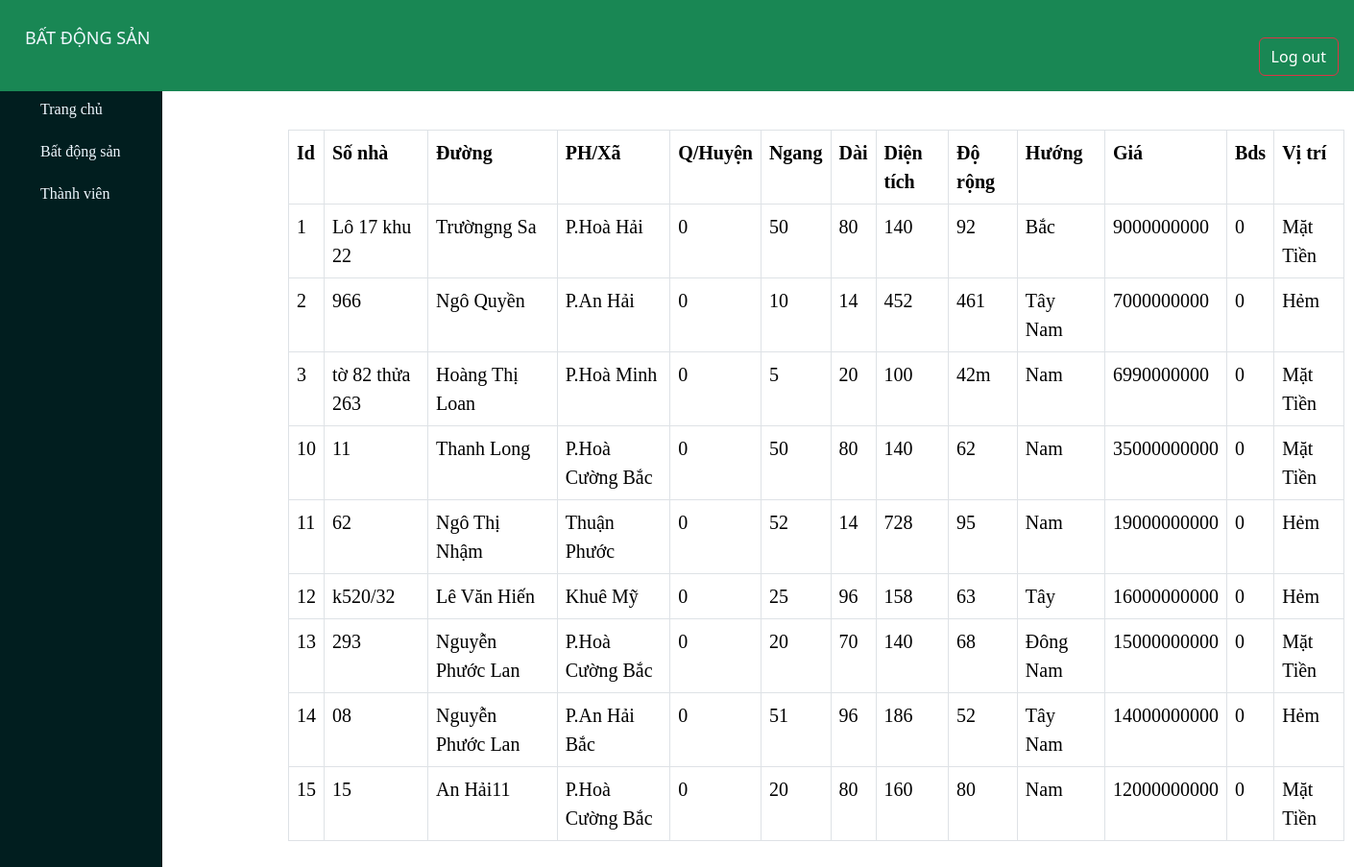
The page /employee_data.php on the database its author committed.
### tables this page shows
CREATE TABLE `tbl_danhmuc` (
  `id_danhmuc` int(11) NOT NULL,
  `sonha` varchar(100) NOT NULL,
  `duong` varchar(100) NOT NULL,
  `xa` varchar(100) NOT NULL,
  `huyen` varchar(100) NOT NULL,
  `ngang` varchar(100) NOT NULL,
  `dai` varchar(100) NOT NULL,
  `dientich` varchar(100) NOT NULL,
  `dorong` varchar(11) NOT NULL,
  `huong` varchar(100) NOT NULL,
  `gia` varchar(100) NOT NULL,
  `bds` varchar(50) NOT NULL,
  `vitri` varchar(100) NOT NULL,
  `ten` varchar(50) NOT NULL,
  `dang` varchar(50) NOT NULL,
  `hinhanh` varchar(100) NOT NULL,
  `ghichu` varchar(100) NOT NULL,
  `sdt` varchar(20) NOT NULL
);

### employee_data.php (the view, shortened to what this page needs)
<!DOCTYPE html>
<html lang="en">
<head>
    <link rel="stylesheet" type="text/css" href="css/styleadmincp.css">
    <link rel="stylesheet" type="text/css" href="css/min1.css">
    <link href="https://cdn.jsdelivr.net/npm/bootstrap@5.3.1/dist/css/bootstrap.min.css" rel="stylesheet">
</head>
<body>
<div class="wrapper1">
        <div class="text-bg-success p-3">
            <p class="header ">  BẤT ĐỘNG SẢN  </p>
            <div class="d-flex justify-content-end">
            <button class="btn btn-outline-danger d-flex align-items-center justify-content-center" style="margin-top: -40px;">
            <a href="javascript:void(0);" id="logout-link" style="color: white; text-decoration: none;">Log out</a>
            </button>
        </div>
        </div>
        <div id="main">
            <div class="vung2">
                    <div class="menu">
                        <ul class="list_menu">
                        <li><a href="/employee.php"> Trang chủ</a></li>
                        <li><a href="/employee_data.php">Bất động sản</a></li>
                        <li><a href="/employee_staff.php">Thành viên</a></li>
                        </ul>
                    </div>
            </div>
            <div class="trungtam">
            <?php
                $sql_lietke_danhmucsp = "SELECT * FROM tbl_danhmuc ORDER BY gia DESC";
                $mysqli = new mysqli("localhost","root","","web_mysqli");
                $query_lietke_danhmucsp = mysqli_query($mysqli,$sql_lietke_danhmucsp);
            ?>
<table class="table table-bordered" style=" width:1100px; margin-left:250px; margin-top:40px;">
                <tr class="xemnhanvien">
                    <th>Id</th>
                    <th>Số nhà</th>
                    <th>Đường</th>
                    <th>PH/Xã</th>
                    <th>Q/Huyện</th>
                    <th>Ngang</th>
                    <th>Dài</th>
                    <th>Diện tích</th>
                    <th>Độ rộng</th>
                    <th>Hướng</th>
                    <th>Giá</th>
                    <th>Bds</th>
                    <th>Vị trí</th>
                </tr>
                <?php
                    $i=0;
                    while($row = mysqli_fetch_array($query_lietke_danhmucsp)){
                        $i++;
                ?>
                <?php
                    if( $row['gia']<=40000000000):?>
                        <tr>
                        <td><?php echo $i ?></td>
                        <td><?php echo $row['sonha'] ?></td>
                        <td><?php echo $row['duong'] ?></td>
                        <td><?php echo $row['xa'] ?></td>
                        <td><?php echo $row['huyen'] ?></td>
                        <td><?php echo $row['ngang'] ?></td>
                        <td><?php echo $row['dai'] ?></td>
                        <td><?php echo $row['dientich'] ?></td>
                        <td><?php echo $row['dorong'] ?></td>
                        <td><?php echo $row['huong'] ?></td>
                        <td><?php echo $row['gia'] ?></td>
                        <td><?php echo $row['bds'] ?></td>
                        <td><?php echo $row['vitri'] ?></td>
                      </tr>
                    <?php endif; ?>
                </div>
                <?php
                }
                ?>
</body>
</html>

### css/min1.css (style rules this page uses)
.header { padding: 10px; color: aliceblue; font-size:18px; }
.wrapper1 { max-width: 1920px; margin: 0 auto; }
#main { height: 868px; width: 10%; margin-top:0px; margin-left:0px ; font-family:Calibri; text-indent: 30px }
.menu { height: 50px; width: 100%; }
.vung2 { height: 100%; width: 120%; background: #011e1f; color: aliceblue; margin-top: -7px; }
ul.list_menu { padding: 0; margin: 1px; width: 100%; border: 0px solid ; list-style: none; margin: 0 auto; line-height: 27px; background: #011e1f }
ul.list_menu li a { text-align: left; color: aliceblue; text-decoration: none; }
ul.list_menu li { float: center; margin: 7px; padding: 5px; font-size: 16px; }
.trungtam { margin-top: -868px; margin-left: 50px; font-family: Calibri; font-size: 20px; text-indent: 40px; }
.xemnhanvien { height: 50px; transform: scale(1); width: 1350px; background-color: #cfd3af; margin-left: 150px; }

### employee_data.php (style rules this page uses)
body { margin: 0; padding: 0; background-image: url('image/hinh2.jpg'); }

### rows shown on the page
tbl_danhmuc: sonha "Lô 17 khu 22", duong "Trườngng Sa", xa "P.Hoà Hải", huyen "0", ngang "50", dai "80", dientich "140", dorong "92", huong "Bắc", gia "9000000000", bds "0", vitri "Mặt Tiền"
tbl_danhmuc: sonha "966", duong "Ngô Quyền", xa "P.An Hải", huyen "0", ngang "10", dai "14", dientich "452", dorong "461", huong "Tây Nam", gia "7000000000", bds "0", vitri "Hẻm"
tbl_danhmuc: sonha "tờ 82 thửa 263", duong "Hoàng Thị Loan", xa "P.Hoà Minh", huyen "0", ngang "5", dai "20", dientich "100", dorong "42m", huong "Nam", gia "6990000000", bds "0", vitri "Mặt Tiền"
tbl_danhmuc: sonha "11", duong "Thanh Long", xa "P.Hoà Cường Bắc", huyen "0", ngang "50", dai "80", dientich "140", dorong "62", huong "Nam", gia "35000000000", bds "0", vitri "Mặt Tiền"
tbl_danhmuc: sonha "62", duong "Ngô Thị Nhậm", xa "Thuận Phước", huyen "0", ngang "52", dai "14", dientich "728", dorong "95", huong "Nam", gia "19000000000", bds "0", vitri "Hẻm"
tbl_danhmuc: sonha "k520/32", duong "Lê Văn Hiến", xa "Khuê Mỹ", huyen "0", ngang "25", dai "96", dientich "158", dorong "63", huong "Tây", gia "16000000000", bds "0", vitri "Hẻm"
tbl_danhmuc: sonha "293", duong "Nguyễn Phước Lan", xa "P.Hoà Cường Bắc", huyen "0", ngang "20", dai "70", dientich "140", dorong "68", huong "Đông Nam", gia "15000000000", bds "0", vitri "Mặt Tiền"
tbl_danhmuc: sonha "08", duong "Nguyễn Phước Lan", xa "P.An Hải Bắc", huyen "0", ngang "51", dai "96", dientich "186", dorong "52", huong "Tây Nam", gia "14000000000", bds "0", vitri "Hẻm"
tbl_danhmuc: sonha "15", duong "An Hải11", xa "P.Hoà Cường Bắc", huyen "0", ngang "20", dai "80", dientich "160", dorong "80", huong "Nam", gia "12000000000", bds "0", vitri "Mặt Tiền"
